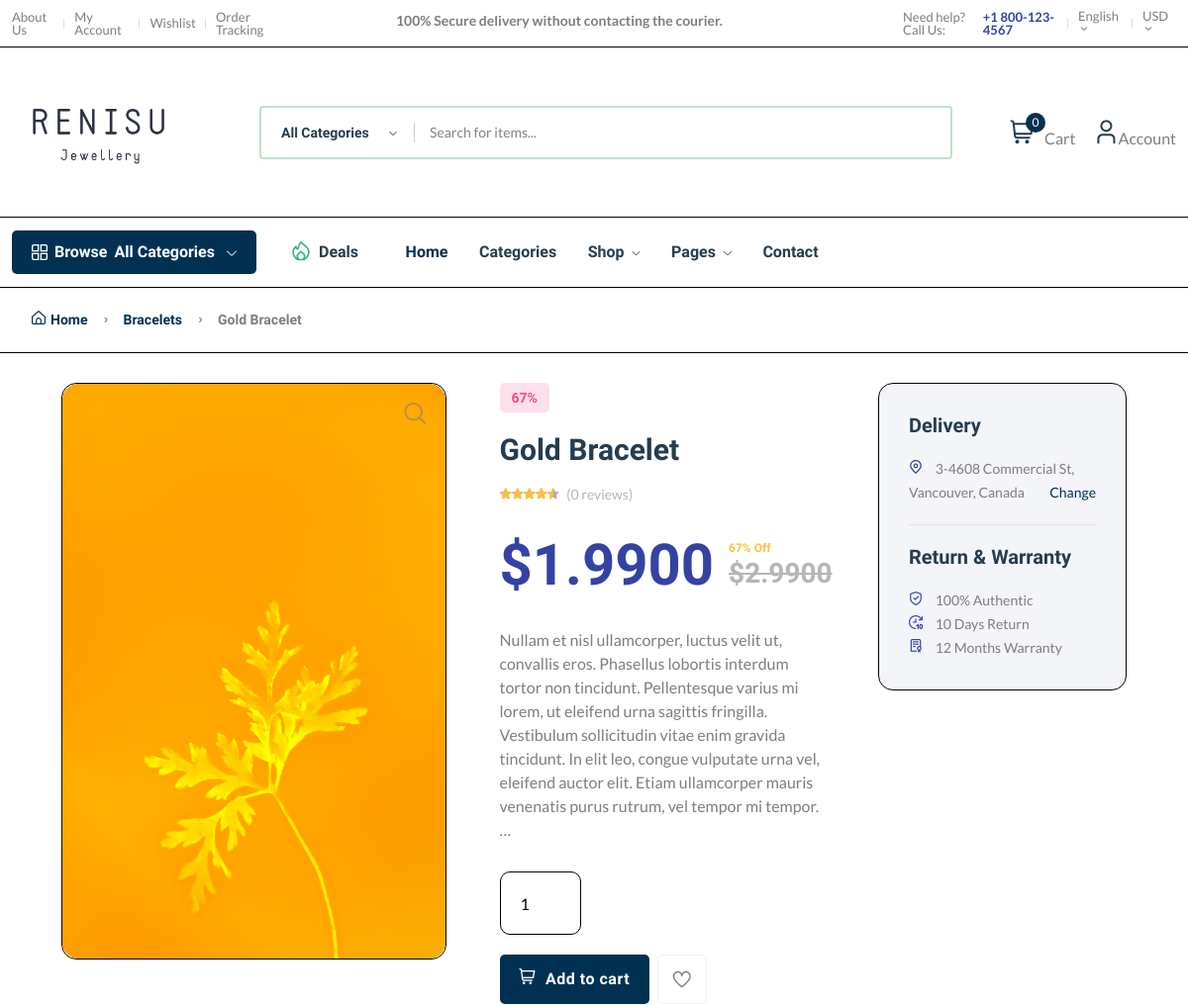
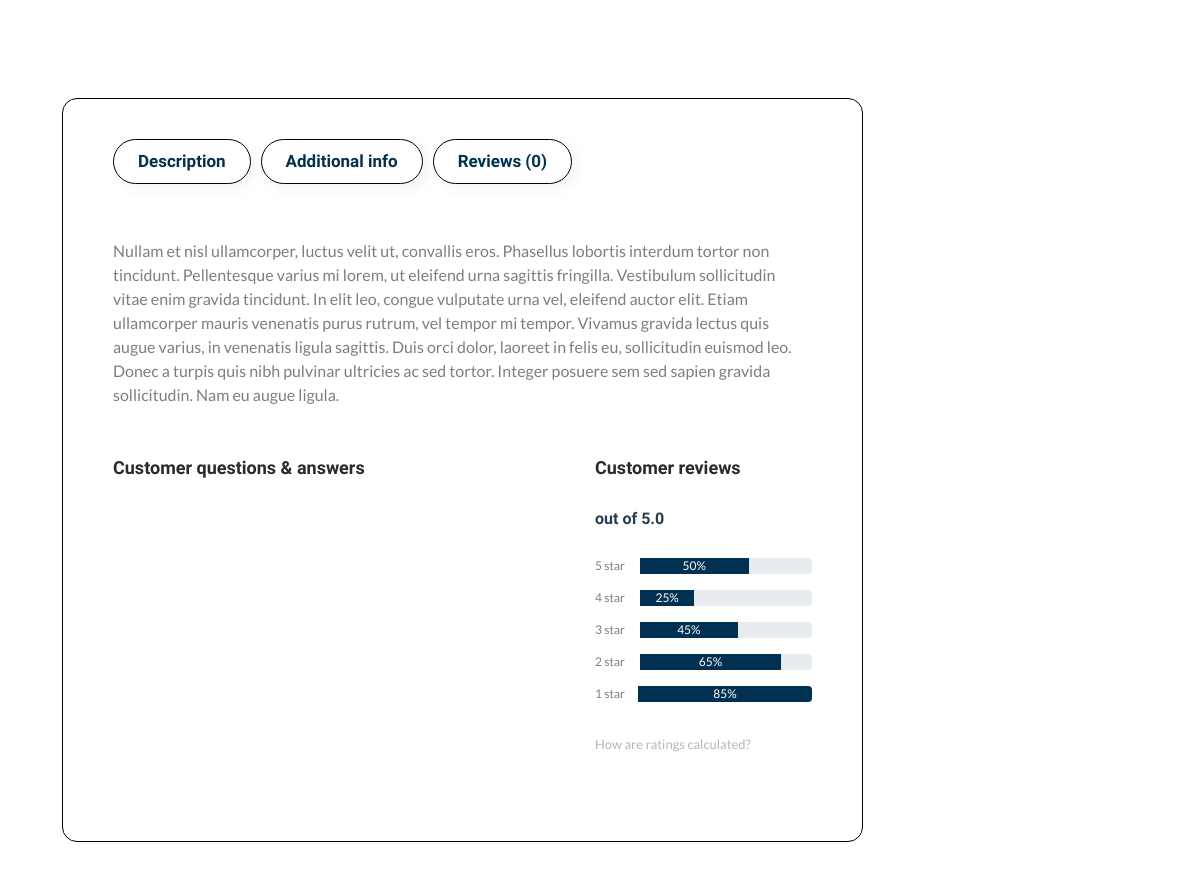
Before: /product/prd2ega5a42ff/ (upper part) with the older database file (2 pictures, top to bottom).
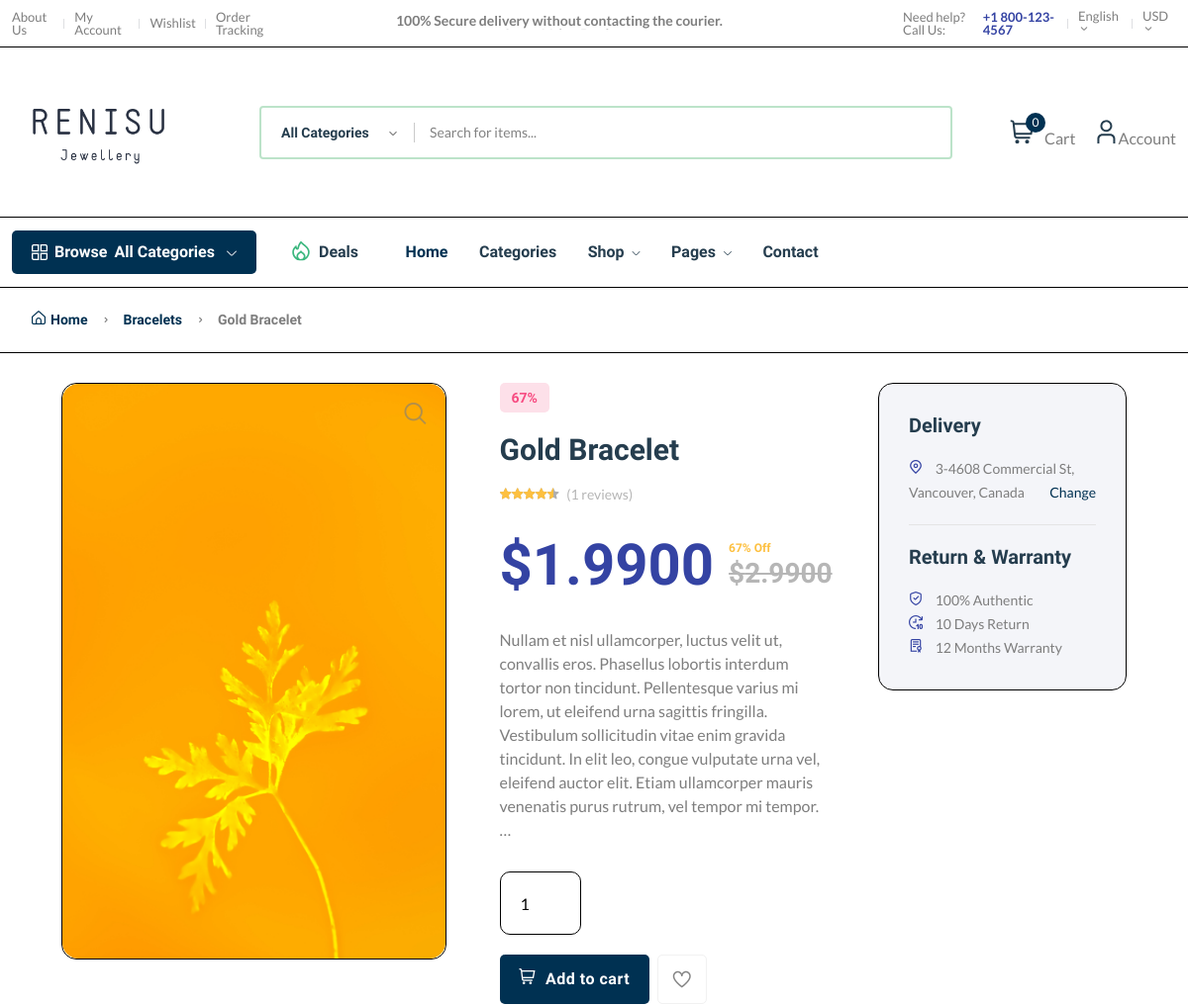
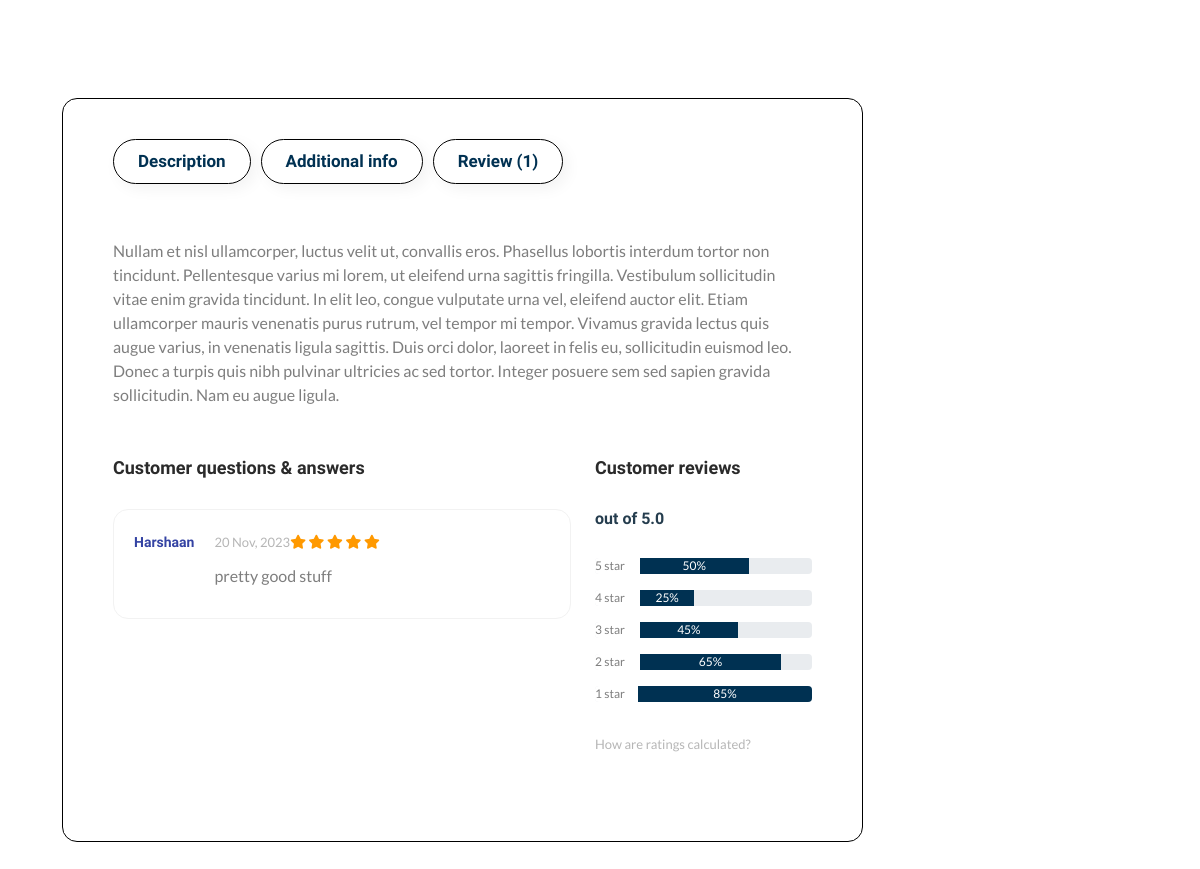
After: the same page with the newer database file (2 pictures, top to bottom).
### core/models.py (models this page shows, shortened)
class ProductReview(models.Model):
    user = models.ForeignKey(User, on_delete=models.SET_NULL, null=True)
    product = models.ForeignKey(Product, on_delete=models.SET_NULL, null=True, related_name="reviews")
    review = models.TextField()
    rating = models.IntegerField(choices=RATING, default=None)
    date = models.DateTimeField(auto_now_add=True)
    class Meta:
        verbose_name_plural = "Product Reviews"

### userauths/models.py (models this page shows, shortened)
class User(AbstractUser):
    email = models.EmailField(unique=True)
    username = models.CharField(max_length=100)
    bio = models.CharField(max_length=100)
    USERNAME_FIELD = "email"
    REQUIRED_FIELDS = ['username']

### core/views.py (the view)
# urls.py: path("product/<pid>/",views.product_detail_view, name = "product-detail"),
def product_detail_view(request, pid):
    product = Product.objects.get(pid=pid)
    p_images = product.p_images.all()
    reviews = ProductReview.objects.filter(product=product)
    review_form = ProductReviewForm()
    make_review = True
    if request.user.is_authenticated:
        user_review_count = ProductReview.objects.filter(user=request.user, product=product).count()
        if user_review_count > 0:
            make_review = False
    context = {
        "product":product,
        "p_images":p_images,
        "reviews":reviews,
        "review_form":review_form,
        "make_review":make_review
    }
    return render(request,'core/product-detail.html',context)

### core/forms.py
class ProductReviewForm(forms.ModelForm):
    review = forms.CharField(widget=forms.Textarea(attrs={'placeholder': "Write review"}))
    class Meta:
        model = ProductReview
        fields = ['review', 'rating']

### core/context_processor.py (called while the page is built)
def default(request):
    categories = Category.objects.all()
    if request.user.is_authenticated:
        try:
            wishlist = wishlist_model.objects.filter(user=request.user)
        except:
            messages.warning(request, "You need to login before accessing your wishlist.")
            wishlist = 0
    else:
        wishlist = 0
    try:
        address = Address.objects.get(user=request.user.id)
    except Address.DoesNotExist:
        address = None
    return {
        'categories':categories,
        'address':address,
        'wishlist':wishlist,
    }

### core/models.py (called while the page is built)
    def __str__(self):
        return self.title

    def get_precentage(self):
        new_price = (self.price / self.old_price) * 100
        return new_price

### templates/core/product-detail.html (shortened to what the changed rows need)
{% extends 'partials/base.html' %}
{% load static %}
{% block content %}
<link rel="stylesheet" href="//cdnjs.cloudflare.com/ajax/libs/highlight.js/10.0.3/styles/default.min.css">
<link rel="stylesheet" href="{% static 'assets/css/prism.css' %}">
    <main class="main">
        <div class="container mb-30">
            <div class="row">
                <div class="col-xl-11 col-lg-12 m-auto">
                    <div class="row">
                        <div class="col-xl-9">
                            <div class="product-detail accordion-detail">
                                <div class="row mb-50 mt-30">
                                    <div class="col-md-6 col-sm-12 col-xs-12">
                                        <div class="detail-info pr-30 pl-30">
                                            <h2 class="title-detail">{{product.title}}</h2>
                                            <div class="product-detail-rating">
                                                <div class="product-rate-cover text-end">
                                                    <div class="product-rate d-inline-block">
                                                        <div class="product-rating" style="width: 90%"></div>
                                                    </div>
                                                    <span class="font-small ml-5 text-muted"> ({{reviews.count}} reviews)</span>
                                                </div>
                                            </div>
                                        </div>
                                    </div>
                                </div>
                                <div class="product-info">
                                    <div class="tab-style3">
                                        <ul class="nav nav-tabs text-uppercase">
                                            <li class="nav-item">
                                                <a class="nav-link active" id="Reviews-tab" href="#Reviews">Review{{reviews.count|pluralize}} ({{reviews.count}})</a>
                                            </li>
                                        </ul>
                                        <div class="tab-content shop_info_tab entry-main-content">
                                            <div class="tab-pane fade show active" id="Reviews">
                                                <div class="comments-area">
                                                    <div class="row">
                                                        <div class="col-lg-8">
                                                            <div class="comment-list">
                                                                {% for r in reviews%}
                                                                    <div class="single-comment justify-content-between d-flex mb-30">
                                                                        <div class="user justify-content-between d-flex">
                                                                            <div class="thumb text-center">
                                                                                <a href="#" class="font-heading text-brand">{{r.user.username|title}}</a>
                                                                            </div>
                                                                            <div class="desc">
                                                                                <div class="d-flex justify-content-between mb-10">
                                                                                    <div class="d-flex align-items-center">
                                                                                        <span class="font-xs text-muted">{{r.date|date:"d M, Y"}} </span>
                                                                                    </div>
                                                                                    <div>
                                                                                    {% for s in r.rating|ljust:r.rating%}
                                                                                        <i class="fas fa-star text-warning"> </i>
                                                                                    {%endfor%}
                                                                                    </div>
                                                                                </div>
                                                                                <p class="mb-10">{{r.review}}</p>
                                                                            </div>
                                                                        </div>
                                                                    </div>
                                                                {% endfor %}
                                                            </div>
                                                        </div>
                                                    </div>
                                                </div>
                                            </div>
                                        </div>
                                    </div>
                                </div>
                            </div>
                        </div>
                    </div>
                </div>
            </div>
        </div>
    </main>
{% endblock %}

Changed rows visible on the page:
added ProductReview: user.username "Harshaan", date "20 Nov, 2023", rating 5 (drawn), review "pretty good stuff"
Other visible differences:
{{ reviews.count }}: "0" → "1"
